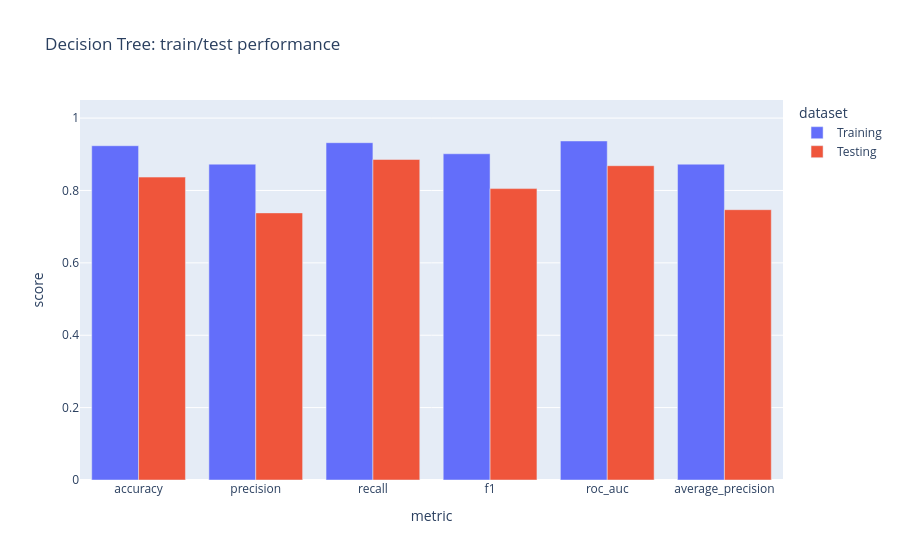
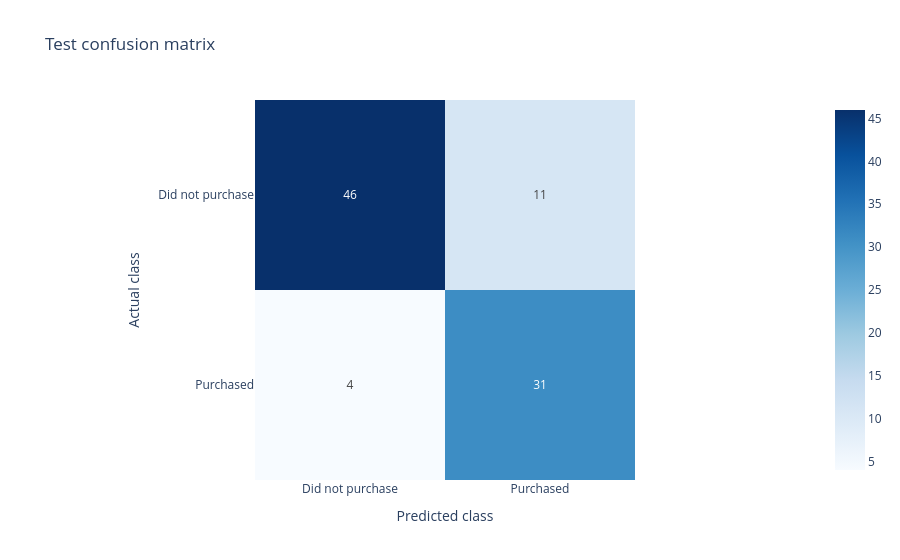
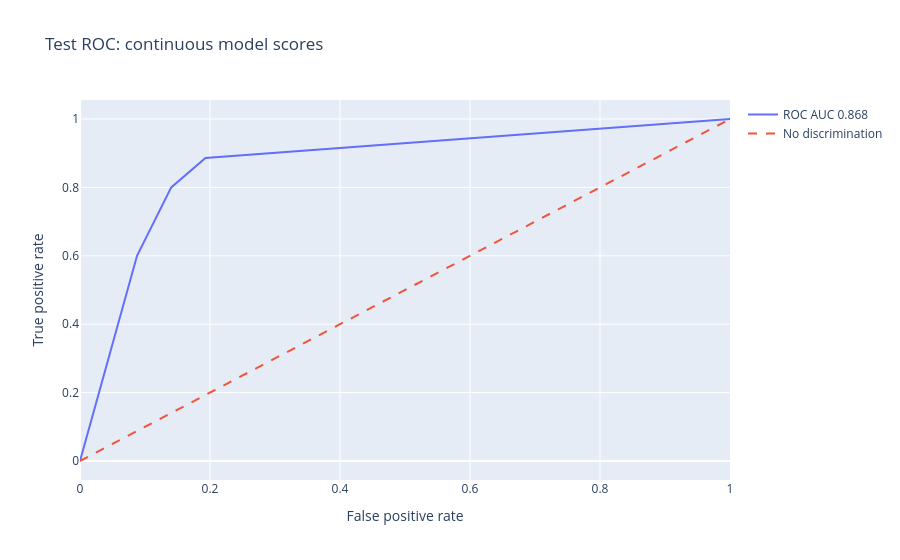
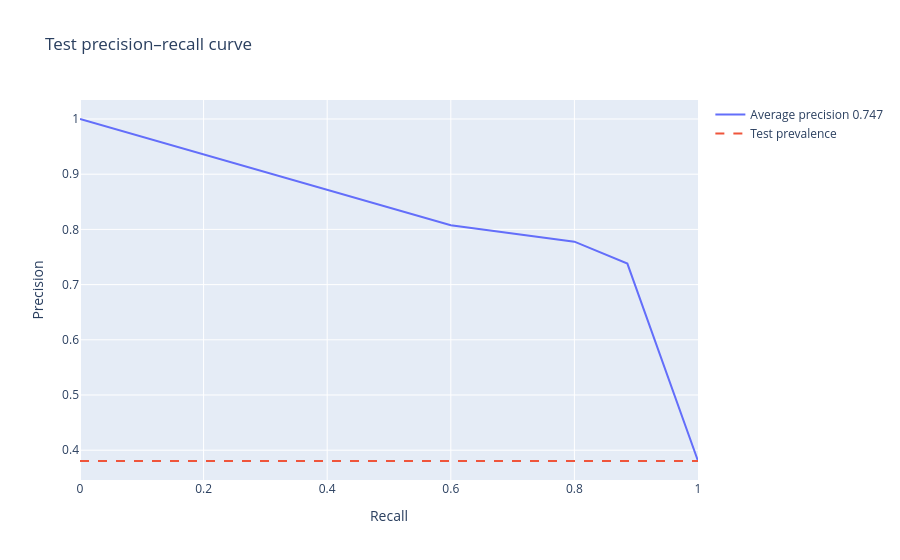

Notebook code for these charts, in order:
### Markdown cell above
## Visualize this classifier
Decision regions are plotted in original units on a bounded grid. The test points are overlaid for interpretation; the boundary is learned only from training. Training/test metrics belong to this one fitted model.

### Code cell
# All figures describe this classifier only.
metric_long = performance.melt(id_vars="dataset", value_vars=["accuracy", "precision", "recall", "f1", "roc_auc", "average_precision"],
                               var_name="metric", value_name="score")
metric_figure = px.bar(metric_long, x="metric", y="score", color="dataset", barmode="group", title=f"{MODEL_TITLE}: train/test performance")
metric_figure.update_yaxes(range=[0, 1.05])
confusion_figure = px.imshow(confusion, x=CLASS_NAMES, y=CLASS_NAMES, text_auto=True,
                            color_continuous_scale="Blues", title="Test confusion matrix")
confusion_figure.update_layout(xaxis_title="Predicted class", yaxis_title="Actual class")
fpr, tpr, _ = roc_curve(y_test, test_scores)
roc_figure = go.Figure([
    go.Scatter(x=fpr, y=tpr, mode="lines", name=f"ROC AUC {test_metrics['roc_auc']:.3f}"),
    go.Scatter(x=[0, 1], y=[0, 1], mode="lines", line=dict(dash="dash"), name="No discrimination"),
])
roc_figure.update_layout(title="Test ROC: continuous model scores", xaxis_title="False positive rate", yaxis_title="True positive rate")
precision_curve, recall_curve, _ = precision_recall_curve(y_test, test_scores)
pr_figure = go.Figure([
    go.Scatter(x=recall_curve, y=precision_curve, mode="lines", name=f"Average precision {test_metrics['average_precision']:.3f}"),
    go.Scatter(x=[0, 1], y=[y_test.mean(), y_test.mean()], mode="lines", line=dict(dash="dash"), name="Test prevalence"),
])
pr_figure.update_layout(title="Test precision–recall curve", xaxis_title="Recall", yaxis_title="Precision")

# A fixed 120×120 grid prevents the original salary-step mesh from exploding.
age_axis = np.linspace(data.Age.min() - 1, data.Age.max() + 1, 120)
salary_axis = np.linspace(max(0, data.EstimatedSalary.min() - 1000), data.EstimatedSalary.max() + 1000, 120)
age_grid, salary_grid = np.meshgrid(age_axis, salary_axis)
mesh = pd.DataFrame({"Age": age_grid.ravel(), "EstimatedSalary": salary_grid.ravel()})
boundary = model.predict(mesh).reshape(age_grid.shape)
boundary_figure = go.Figure(go.Contour(x=age_axis, y=salary_axis, z=boundary, contours=dict(start=0, end=1, size=1),
                                      colorscale=[[0, "#f6c8c8"], [1, "#c5e8ce"]], showscale=False, opacity=.7))
for label, name in enumerate(CLASS_NAMES):
    rows = testing.loc[testing[TARGET] == label]
    boundary_figure.add_trace(go.Scatter(x=rows.Age, y=rows.EstimatedSalary, mode="markers", name=name,
                                         marker=dict(color=["#c53030", "#237c43"][label], size=8),
                                         text=rows[ID_COLUMN], hovertemplate="Row %{text}<br>Age %{x}<br>Salary %{y}<extra></extra>"))
boundary_figure.update_layout(title="Decision regions in original units; held-out customers", xaxis_title="Age", yaxis_title="Estimated salary")
for figure in [metric_figure, confusion_figure, roc_figure, pr_figure, boundary_figure]:
    figure.show()

### Figure 1 — Plotly figure (JSON) as saved in the notebook; plotly's stock layout.template omitted (floating-point values rounded to 4 significant figures)
{"data": [{"alignmentgroup": "True", "hovertemplate": "dataset=Training<br>metric=%{x}<br>score=%{y}<extra></extra>", "legendgroup": "Training", "marker": {"color": "#636efa", "pattern": {"shape": ""}}, "name": "Training", "offsetgroup": "Training", "orientation": "v", "showlegend": true, "textposition": "auto", "type": "bar", "x": ["accuracy", "precision", "recall", "f1", "roc_auc", "average_precision"], "xaxis": "x", "y": [0.9236, 0.8727, 0.932, 0.9014, 0.9368, 0.8727], "yaxis": "y"}, {"alignmentgroup": "True", "hovertemplate": "dataset=Testing<br>metric=%{x}<br>score=%{y}<extra></extra>", "legendgroup": "Testing", "marker": {"color": "#EF553B", "pattern": {"shape": ""}}, "name": "Testing", "offsetgroup": "Testing", "orientation": "v", "showlegend": true, "textposition": "auto", "type": "bar", "x": ["accuracy", "precision", "recall", "f1", "roc_auc", "average_precision"], "xaxis": "x", "y": [0.837, 0.7381, 0.8857, 0.8052, 0.8684, 0.7469], "yaxis": "y"}], "layout": {"barmode": "group", "legend": {"title": {"text": "dataset"}, "tracegroupgap": 0}, "title": {"text": "Decision Tree: train/test performance"}, "xaxis": {"anchor": "y", "domain": [0.0, 1.0], "title": {"text": "metric"}}, "yaxis": {"anchor": "x", "domain": [0.0, 1.0], "range": [0, 1.05], "title": {"text": "score"}}}}

### Figure 2 — Plotly figure (JSON) as saved in the notebook; plotly's stock layout.template omitted (floating-point values rounded to 4 significant figures)
{"data": [{"coloraxis": "coloraxis", "hovertemplate": "x: %{x}<br>y: %{y}<br>color: %{z}<extra></extra>", "name": "0", "texttemplate": "%{z}", "type": "heatmap", "x": ["Did not purchase", "Purchased"], "xaxis": "x", "y": ["Did not purchase", "Purchased"], "yaxis": "y", "z": [[46, 11], [4, 31]]}], "layout": {"coloraxis": {"autocolorscale": false, "colorscale": [[0.0, "rgb(247,251,255)"], [0.125, "rgb(222,235,247)"], [0.25, "rgb(198,219,239)"], [0.375, "rgb(158,202,225)"], [0.5, "rgb(107,174,214)"], [0.625, "rgb(66,146,198)"], [0.75, "rgb(33,113,181)"], [0.875, "rgb(8,81,156)"], [1.0, "rgb(8,48,107)"]]}, "title": {"text": "Test confusion matrix"}, "xaxis": {"anchor": "y", "constrain": "domain", "domain": [0.0, 1.0], "scaleanchor": "y", "title": {"text": "Predicted class"}}, "yaxis": {"anchor": "x", "autorange": "reversed", "constrain": "domain", "domain": [0.0, 1.0], "title": {"text": "Actual class"}}}}

### Figure 3 — Plotly figure (JSON) as saved in the notebook; plotly's stock layout.template omitted (floating-point values rounded to 4 significant figures)
{"data": [{"mode": "lines", "name": "ROC AUC 0.868", "type": "scatter", "x": [0.0, 0.08772, 0.1404, 0.193, 1.0], "y": [0.0, 0.6, 0.8, 0.8857, 1.0]}, {"line": {"dash": "dash"}, "mode": "lines", "name": "No discrimination", "type": "scatter", "x": [0, 1], "y": [0, 1]}], "layout": {"title": {"text": "Test ROC: continuous model scores"}, "xaxis": {"title": {"text": "False positive rate"}}, "yaxis": {"title": {"text": "True positive rate"}}}}

### Figure 4 — Plotly figure (JSON) as saved in the notebook; plotly's stock layout.template omitted (floating-point values rounded to 4 significant figures)
{"data": [{"mode": "lines", "name": "Average precision 0.747", "type": "scatter", "x": [1.0, 0.8857, 0.8, 0.6, 0.0], "y": [0.3804, 0.7381, 0.7778, 0.8077, 1.0]}, {"line": {"dash": "dash"}, "mode": "lines", "name": "Test prevalence", "type": "scatter", "x": [0, 1], "y": [0.3804, 0.3804]}], "layout": {"title": {"text": "Test precision–recall curve"}, "xaxis": {"title": {"text": "Recall"}}, "yaxis": {"title": {"text": "Precision"}}}}
